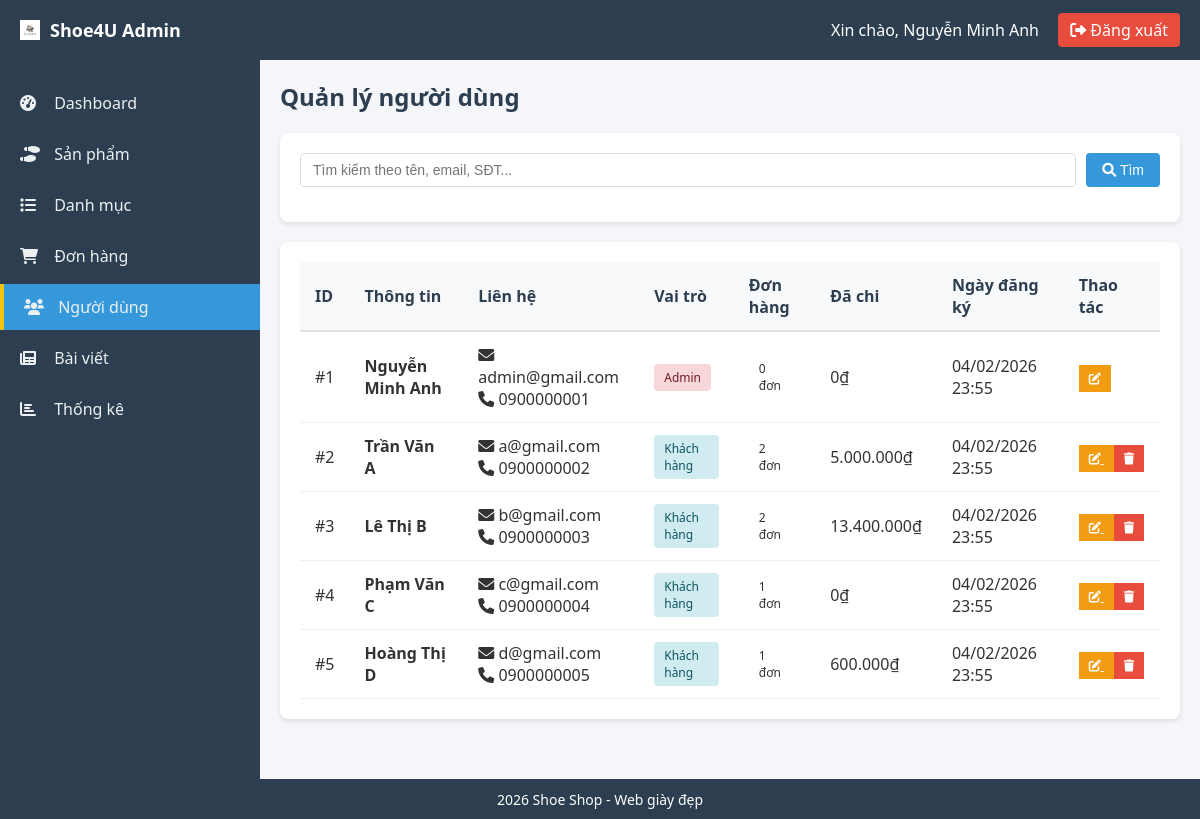
/views/admin/users/index.php (signed in), run on the app's committed database.
### tables this page shows
CREATE TABLE `users` (
  `user_id` int(11) NOT NULL,
  `full_name` varchar(100) DEFAULT NULL,
  `email` varchar(100) DEFAULT NULL,
  `password` varchar(255) DEFAULT NULL,
  `phone` varchar(20) DEFAULT NULL,
  `address` text DEFAULT NULL,
  `role` enum('admin','customer') DEFAULT 'customer',
  `created_at` datetime DEFAULT current_timestamp()
);

### config/functions.php (called while the page is built, shortened)
<?php
if (!function_exists('formatMoney')) {
    function formatMoney($amount) {
        return number_format($amount, 0, ',', '.') . '₫';
    }
}
if (!function_exists('formatDate')) {
    function formatDate($date) {
        return date('d/m/Y H:i', strtotime($date));
    }
}
?>

### views/admin/users/index.php (the view, shortened to what this page needs)
<?php
require_once '../layouts/auth_check.php';
require_once '../../../config/functions.php';
$page = isset($_GET['page']) ? (int)$_GET['page'] : 1;
$limit = 10;
$offset = ($page - 1) * $limit;
$search = isset($_GET['search']) ? mysqli_real_escape_string($conn, $_GET['search']) : '';
$where = '';
$users = mysqli_query($conn, "
    SELECT u.*,
           (SELECT COUNT(*) FROM orders WHERE user_id = u.user_id) as total_orders,
           (SELECT SUM(total_price) FROM orders WHERE user_id = u.user_id AND status = 'Completed') as total_spent
    FROM users u
    $where
    ORDER BY u.created_at DESC
    LIMIT $offset, $limit
");
include '../layouts/header.php';
include '../layouts/sidebar.php';
?>
<div class="content-header">
    <h1>Quản lý người dùng</h1>
</div>
<div class="card">
    <div class="card-body">
        <form method="GET" class="search-form">
            <div class="form-group" style="display: flex; gap: 10px;">
                <input type="text" name="search" placeholder="Tìm kiếm theo tên, email, SĐT..."
                       value="<?php echo htmlspecialchars($search); ?>" class="form-control" style="flex: 1;">
                <button type="submit" class="btn btn-primary">
                    <i class="fas fa-search"></i> Tìm
                </button>
            </div>
        </form>
    </div>
</div>
<div class="card mt-3">
    <div class="card-body">
        <div class="table-responsive">
            <table class="table">
                <thead>
                    <tr>
                        <th>ID</th>
                        <th>Thông tin</th>
                        <th>Liên hệ</th>
                        <th>Vai trò</th>
                        <th>Đơn hàng</th>
                        <th>Đã chi</th>
                        <th>Ngày đăng ký</th>
                        <th>Thao tác</th>
                    </tr>
                </thead>
                <tbody>
                    <?php if(mysqli_num_rows($users) > 0): ?>
                        <?php while($row = mysqli_fetch_assoc($users)): ?>
                        <tr>
                            <td>#<?php echo $row['user_id']; ?></td>
                            <td>
                                <strong><?php echo htmlspecialchars($row['full_name']); ?></strong>
                            </td>
                            <td>
                                <i class="fas fa-envelope"></i> <?php echo htmlspecialchars($row['email']); ?><br>
                                <i class="fas fa-phone"></i> <?php echo $row['phone'] ? htmlspecialchars($row['phone']) : '<span class="text-muted">Chưa cập nhật</span>'; ?>
                            </td>
                            <td>
                                <?php if($row['role'] == 'admin'): ?>
                                    <span class="badge badge-danger">Admin</span>
                                <?php else: ?>
                                    <span class="badge badge-info">Khách hàng</span>
                                <?php endif; ?>
                            </td>
                            <td>
                                <span class="badge badge-primary"><?php echo $row['total_orders']; ?> đơn</span>
                            </td>
                            <td>
                                <?php echo $row['total_spent'] ? formatMoney($row['total_spent']) : '0₫'; ?>
                            </td>
                            <td><?php echo formatDate($row['created_at']); ?></td>
                            <td class="actions" style="white-space: nowrap;">
                                <a href="edit.php?id=<?php echo $row['user_id']; ?>" class="btn-sm btn-warning" title="Sửa">
                                    <i class="fas fa-edit"></i>
                                </a>
                                <?php if($row['role'] != 'admin'): ?>
                                    <a href="delete.php?id=<?php echo $row['user_id']; ?>"
                                       class="btn-sm btn-danger"
                                       title="Xóa"
                                       onclick="return confirm('Cảnh báo: Bạn có chắc muốn xóa người dùng này?\nTất cả đơn hàng, đánh giá và dữ liệu liên quan sẽ bị xóa vĩnh viễn!')">
                                        <i class="fas fa-trash"></i>
                                    </a>
                                <?php endif; ?>
                            </td>
                        </tr>
                        <?php endwhile; ?>
                    <?php else: ?>
                        <tr>
                            <td colspan="8" class="text-center">Không có người dùng nào</td>
                        </tr>
                    <?php endif; ?>
                </tbody>
            </table>
        </div>
    </div>
</div>
<?php include '../layouts/footer.php'; ?>

### assets/css/admin.css (style rules this page uses)
* { margin: 0; padding: 0; box-sizing: border-box; }
body { font-family: 'Segoe UI', Tahoma, Geneva, Verdana, sans-serif; background: #f4f6f9; color: #333; }
.content-header { display: flex; justify-content: space-between; align-items: center; margin-bottom: 20px; }
.content-header h1 { font-size: 24px; color: #2c3e50; }
.card { background: #fff; border-radius: 8px; box-shadow: 0 2px 5px rgba(0,0,0,0.1); margin-bottom: 20px; }
.card-body { padding: 20px; }
.table { width: 100%; border-collapse: collapse; }
.table th { background: #f8f9fa; padding: 12px 15px; text-align: left; font-weight: 600; color: #2c3e50; border-bottom: 2px solid #dee2e6; }
.table td { padding: 12px 15px; border-bottom: 1px solid #ecf0f1; }
.badge { display: inline-block; padding: 5px 10px; border-radius: 4px; font-size: 12px; font-weight: 500; }
.badge-danger { background: #f8d7da; color: #721c24; }
.badge-info { background: #d1ecf1; color: #0c5460; }
.btn { display: inline-block; padding: 8px 16px; border: none; border-radius: 4px; font-size: 14px; cursor: pointer; text-decoration: none; transition: all 0.3s; }
.btn-primary { background: #3498db; color: #fff; }
.btn-warning { background: #f39c12; color: #fff; }
.btn-danger { background: #e74c3c; color: #fff; }
.btn-sm { padding: 5px 10px; font-size: 12px; }
.form-group { margin-bottom: 15px; }
.form-control { width: 100%; padding: 8px 12px; border: 1px solid #ddd; border-radius: 4px; font-size: 14px; }

### data on the page
users: user_id "1", full_name "Nguyễn Minh Anh", email "admin@gmail.com", phone "0900000001", role "Admin", total_orders "0", shows "0₫", created_at "04/02/2026 23:55"
users: user_id "2", full_name "Trần Văn A", email "a@gmail.com", phone "0900000002", role "Khách hàng", total_orders "2", total_spent "5.000.000₫", created_at "04/02/2026 23:55"
users: user_id "3", full_name "Lê Thị B", email "b@gmail.com", phone "0900000003", role "Khách hàng", total_orders "2", total_spent "13.400.000₫", created_at "04/02/2026 23:55"
users: user_id "4", full_name "Phạm Văn C", email "c@gmail.com", phone "0900000004", role "Khách hàng", total_orders "1", shows "0₫", created_at "04/02/2026 23:55"
users: user_id "5", full_name "Hoàng Thị D", email "d@gmail.com", phone "0900000005", role "Khách hàng", total_orders "1", total_spent "600.000₫", created_at "04/02/2026 23:55"

### other printed values
$_SESSION['full_name'] "Nguyễn Minh Anh"
